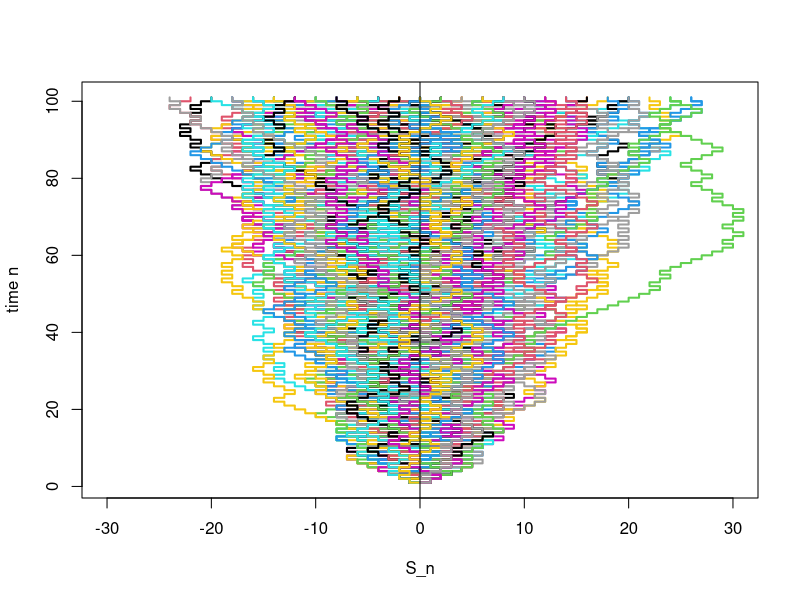
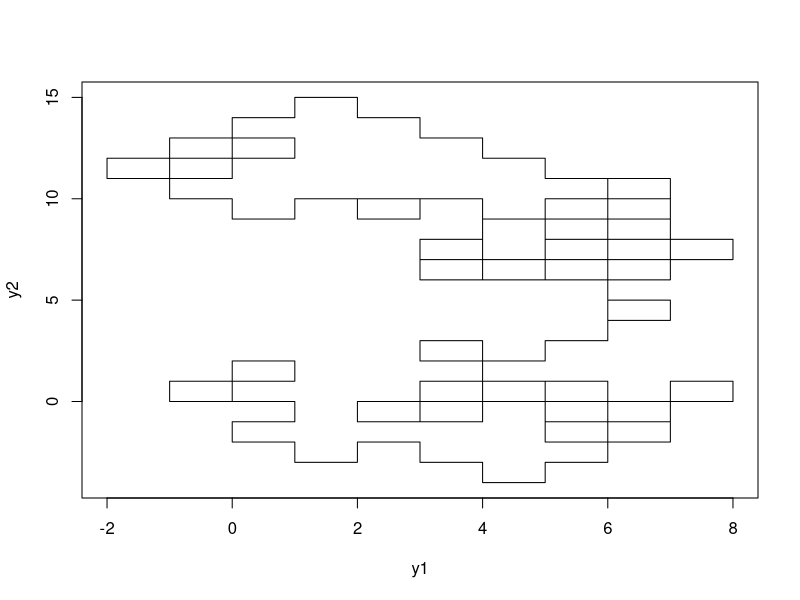
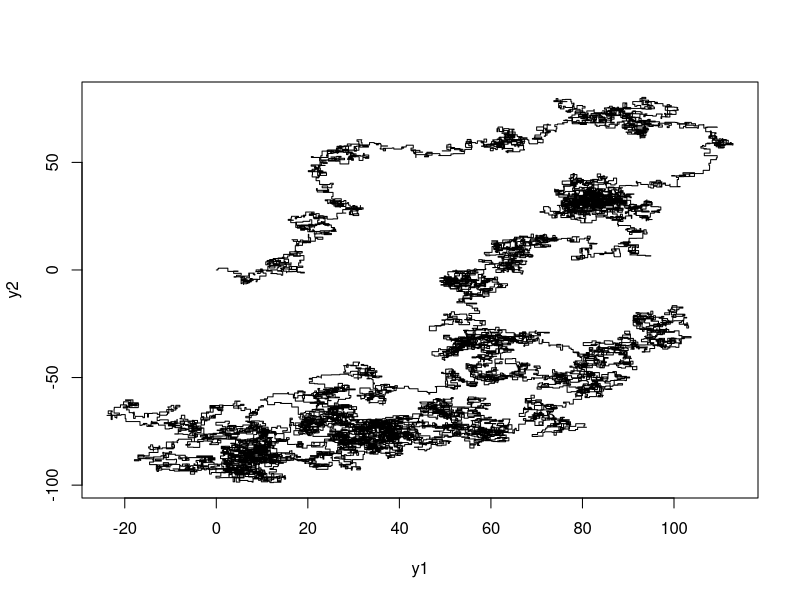

These figures' R source, in order:
n=100 	# Number of steps
p=0.5	# Probability of step being +1  (= 1 - prob of step being -1)
K=200    # Number of random walks

# Plot K random walks of length n+1 in different colours
for (k in 1:K){
  x=2*(rbinom(n,1,p)-0.5)		# Steps of -1 and +1 with probability 1-p and p respectively. 
  y=c(0,cumsum(x))						# Accumulate the random steps starting from 0. 
  if (k==1) {plot(y,1:(n+1),pch=20,type="s",xlab="S_n",ylab="time n",xlim=c(-3*sqrt(n),3*sqrt(n)),lwd=2)} else 
  {lines(y,1:(n+1),pch=20,type="s",col=k,lwd=2)}
}
abline(v=0)

# 2-dimensional random walk
n=100
x1=2*(rbinom(n,1,p)-0.5)		# Steps of -1 and +1 with probability 1-p and p respectively. 
y1=c(0,cumsum(x1))
x2=2*(rbinom(n,1,p)-0.5)		# Steps of -1 and +1 with probability 1-p and p respectively. 
y2=c(0,cumsum(x2))
plot(y1,y2,type="s")

# 2-dimensional random walk with Gaussian steps
n=10000       # Number of steps - infty gives Wiener process
x1=rnorm(n)		# Steps of N(0,1)
y1=c(0,cumsum(x1))
x2=rnorm(n)		# Steps of N(0,1)
y2=c(0,cumsum(x2))
plot(y1,y2,type="s")

